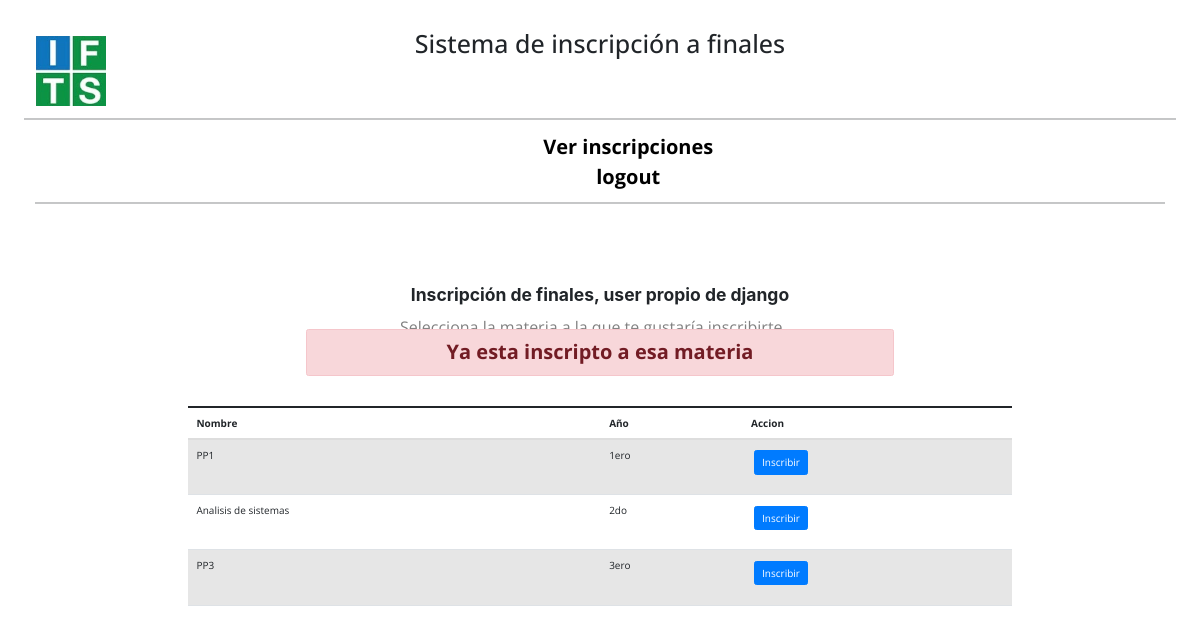
Page /inscripcion_ifts18/alumno/inscripcion/1 (signed in) on the committed database.
### inscripcion_ifts18/models.py (models this page shows, shortened)
class Materia(models.Model):
    id_curso = models.ForeignKey(Curso, on_delete=models.CASCADE)
    descripcion = models.CharField(max_length=200,  unique=True)

class Curso(models.Model):
    descripcion = models.CharField(max_length=200,  unique=True)

### inscripcion_ifts18/views.py (the view)
# urls.py: path('alumno/inscripcion/<int:id>',Inscripcion.inscribir, name='inscribir'),
    def inscribir(request,id):
        try:
            materias = Materia.objects.all()
            id_materia = id
            id_alumno = request.session['id_alumno']
            alumno = Alumno.objects.get(pk=id_alumno)
            materia = Materia.objects.get(pk=id_materia)
            materiaAlumno = MateriaAlumno(id_alumno=alumno, id_materia=materia)
            if MateriaAlumno.objects.filter(id_alumno=alumno, id_materia=materia).exists():
                return render(request,'inscripcion_ifts18/alumno/inscripcion.html', {'error': 'Ya esta inscripto a esa materia', 'materias': materias})
            else:
                materiaalumno1 = MateriaAlumno.objects.create(id_materia = materia, id_alumno = alumno, fecha_inscripcion=timezone.now())
                if materiaalumno1:
                    inscripto = True
                return render(request,'inscripcion_ifts18/alumno/inscripcion.html',{'inscripto':inscripto, 'materias': materias})
        except Exception as e:
            return HttpResponse(e)

### inscripcion_ifts18/templates/inscripcion_ifts18/alumno/inscripcion.html (shortened to what this page needs)
{% extends "inscripcion_ifts18/base.html" %}
{% block nav %}
<div class="anclas">
<a href="{% url 'inscripcion_ifts18:verInscripciones' %}">Ver inscripciones</a>
<a href="{% url 'inscripcion_ifts18:LogoutView' %}">logout</a>
<hr>
</div>
{% endblock %}
{% block body %}
<h3>Inscripción de finales, user propio de django {{ user.username | upper }}</h2>
<p>Selecciona la materia a la que te gustaría inscribirte</p>
<br><br>
<br><br>
  {% if error %}
    <div class="alert alert-danger" role="alert">
      {{ error }}
    </div>
  {% endif %}
  <br><br>
<table class="table table-striped">
  <tbody>
    <thead>
      <tr>
        <th scope="col">Nombre</th>
        <th scope="col">Año</th>
        <th scope="col">Accion</th>
      </tr>
    </thead>
      {% for materia in materias %}
      <tr>
        <td>{{ materia.descripcion}}</td>
        <td>{{ materia.id_curso.descripcion}}</td>
        <td>
            <a href="{% url 'inscripcion_ifts18:inscribir' materia.id %}" class="btn btn-primary">Inscribir</a>
        </td>
      </tr>
  {% endfor %}
    </tbody>
  </table>
{% endblock %}

### inscripcion_ifts18/static/styles.css (style rules this page uses)
* { font-family: 'Open Sans', sans-serif; margin: 1%; }
body { height:1000px; }
.anclas { text-align: center; }
.anclas a { color:black; text-decoration: none; width:50%; margin:auto; font-size: 20px; font-weight: bold; margin-left: 5%; }
.alert { width:50%; text-align: center; margin:auto; font-size: 20px; font-weight: bold; }
h3 { width: 80%; text-align: center; margin: 80px auto; font-weight:bold; }
p { color:gray; width: 400px; margin: -70px auto; font-size: initial; }
.table { width: 70%!important; height: 20%; margin: auto; }
a { color: #92badd; display:inline-block; text-decoration: none; font-weight: 400; }

### rows in the picture
Materia: descripcion "PP1", id_curso.descripcion "1ero"
Materia: descripcion "Analisis de sistemas", id_curso.descripcion "2do"
Materia: descripcion "PP3", id_curso.descripcion "3ero"

### other values in the picture
{{ error }} "Ya esta inscripto a esa materia"
